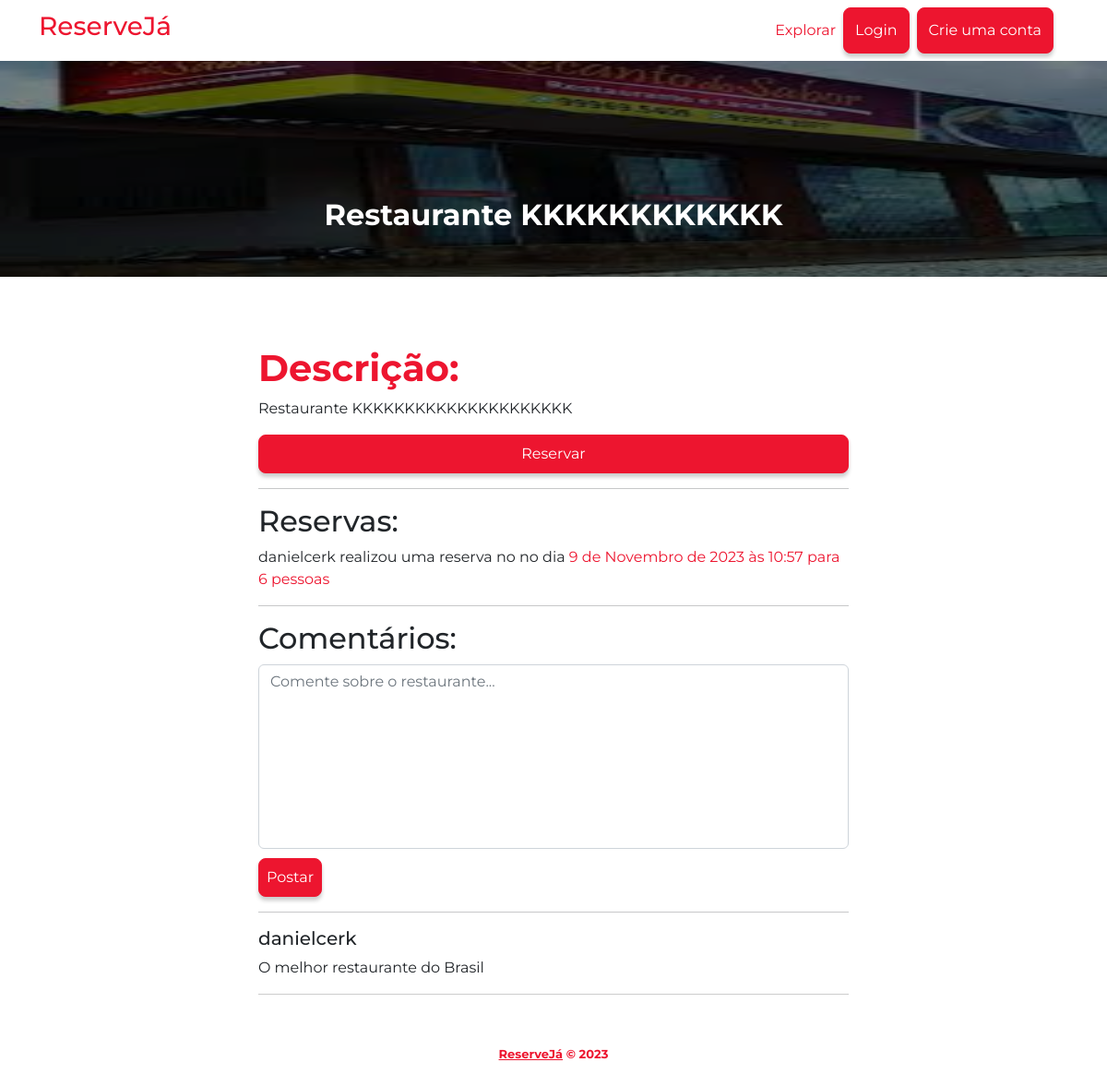
/restaurante/3, run on the app's committed database.
### application/models.py (models this page shows, shortened)
class restaurante(models.Model):
	nome = models.CharField(max_length=120)
	descricao = models.TextField()
	foto = models.ImageField(null=True, blank=True, upload_to='images/',
		default='images/not-found.jpg')
	user = models.ForeignKey(get_user_model(), on_delete=models.CASCADE)
	created_at = models.DateTimeField(auto_now_add=True)

class reserva(models.Model):
	restaurante_id = models.ForeignKey(restaurante, on_delete=models.CASCADE)
	data = models.DateField()
	hora = models.TimeField()
	numero_pessoas = models.IntegerField(default=1)
	user = models.ForeignKey(get_user_model(), on_delete=models.CASCADE)

class comentario(models.Model):
	restaurante_id = models.ForeignKey(restaurante, on_delete=models.CASCADE)
	texto = models.TextField()
	user = models.ForeignKey(get_user_model(), on_delete=models.CASCADE)
	created_at = models.DateTimeField(auto_now_add=True)

### application/views.py (the view, shortened to what this page needs)
# urls.py: path('restaurante/<int:id>', views.restaurant),
def restaurant(request, id):
	restaurante_info = get_object_or_404(restaurante, pk=id)
	comentarios = comentario.objects.filter(restaurante_id=restaurante_info).all()
	reservas = reserva.objects.filter(restaurante_id=restaurante_info).all()
	return render(request, 'application/restaurant.html',
		{'restaurante': restaurante_info,
		'comentario': comentarios,
		'reserva': reservas})

### application/templates/application/restaurant.html (shortened to what this page needs)
{% extends 'base.html' %}
{% load static %}
{% block content %}
	<div id="carouselExampleCaptions" class="carousel slide">
	  <div class="carousel-inner">
	    <div class="carousel-item active">
	      <img style="height:300px" src="{{ restaurante.foto.url }}" class="d-block w-100" alt="imagem do restaurante {{ restaurante.nome }}">
	      <div class="carousel-caption">
	        <h2>{{ restaurante.nome }}</h2>
	      </div>
	    </div>
	</div>
	<div class="container-app">
		<div class="app">
			<div class="content">
				<h1>Descrição:</h1>
				<p>
					{{ restaurante.descricao }}
				</p>
				<button class="button" style="width: 100%; padding: 8px;" data-bs-toggle="modal" data-bs-target="#reserveModal">Reservar</button>
				<hr>
				<div class="reservas">
					<h2>Reservas:</h2>
					{% if reserva %}
						{% for i in reserva %}
							<p> {{ i.user.username }} realizou uma reserva no {{ i.restaurante.nome }} no dia <span style="color: #ed152f;">{{ i.data }} às {{ i.hora }} para {{ i.numero_pessoas }} pessoas </span></p>
						{% endfor %}
					{% else %}
						<p align="center">Nenhuma reserva feita . Seja o primeiro a fazer uma!</p>
					{% endif %}
				</div>
				<hr>
				<h2>Comentários:</h2>
				<div class="post-comentario">
					<form method="POST">
						<textarea class="form-control" placeholder="Comente sobre o restaurante..." name="comentario"></textarea>
						<button class="button" style="padding: 8px;" name="submit" value="postar_comentario">Postar</button>
					</form>
				</div>
				<hr>
				{% if comentario %}
					{% for i in comentario %}
						<div class="comentario">
							<h5>{{ i.user.username }}</h5>
							<p>{{ i.texto }}</p>
						</div>
					{% endfor %}
				{% else %}
					<div class="not-found" align="center">
						<h5>Nenhum comentário encontrado . Seja o primeiro a comentar!</h5>
					</div>
				{% endif %}
			</div>
		</div>
	</div>
{% endblock %}

### application/static/style/style.css (style rules this page uses)
* { margin: 0; padding: 0; }
.button { background: #ed152f; border: 1px solid #ed152f; padding: 12px; border-radius: 8px; font-family: "Montserrat", sans-serif; color: white; box-shadow: 0 4px 4px #ccc; transition: .5s; }
.carousel-item img { height: 500px; filter: brightness(50%); }
.carousel-item { font-family: "Montserrat", sans-serif; }
.carousel-item h2 { color: #fff; font-weight: bold; }
.container-app { padding-top: 75px; display: flex; align-items: center; justify-content: center; }
.app { width: calc(700px - 5%); }
.content h1 { font-weight: bold; color: #ed152f; }
.content { font-family: "Montserrat", sans-serif; }
.post-comentario textarea { resize: none; height: 200px; }
.post-comentario .button { margin-top: 10px; }
.comentario { border-bottom: 1px solid #ccc; margin-top: 10px; }

### data on the page
restaurante: foto (picture), nome "Restaurante KKKKKKKKKKKK", descricao "Restaurante KKKKKKKKKKKKKKKKKKKKK"
reserva: user.username "danielcerk", data "9 de Novembro de 2023", hora "10:57", numero_pessoas "6"
comentario: user.username "danielcerk", texto "O melhor restaurante do Brasil"
